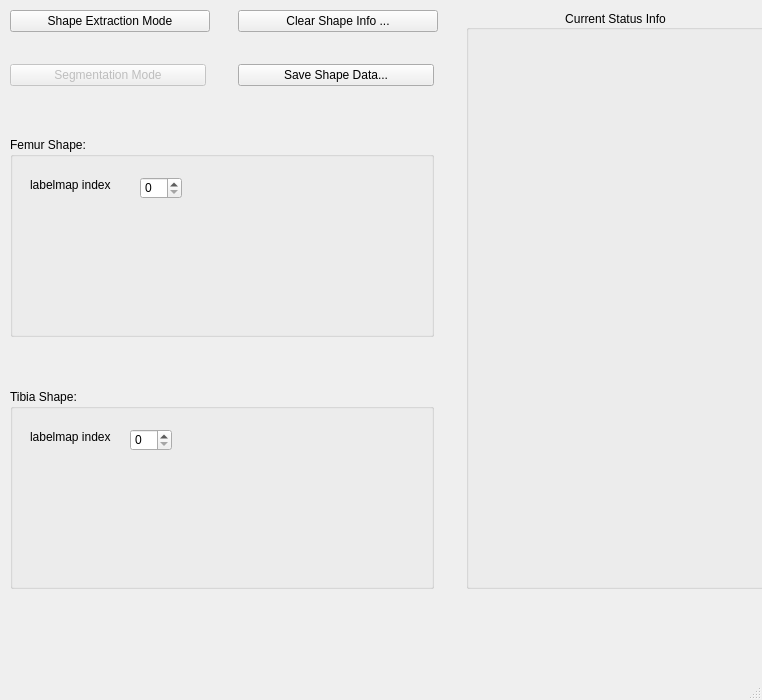
<?xml version="1.0" encoding="UTF-8"?>
<ui version="4.0">
 <class>MainWindow</class>
 <widget class="QMainWindow" name="MainWindow">
  <property name="geometry">
   <rect>
    <x>0</x>
    <y>0</y>
    <width>762</width>
    <height>700</height>
   </rect>
  </property>
  <property name="windowTitle">
   <string>MainWindow</string>
  </property>
  <widget class="QWidget" name="centralwidget">
   <widget class="QWidget" name="">
    <property name="geometry">
     <rect>
      <x>10</x>
      <y>10</y>
      <width>756</width>
      <height>579</height>
     </rect>
    </property>
    <layout class="QHBoxLayout" name="horizontalLayout_2">
     <property name="spacing">
      <number>32</number>
     </property>
     <item>
      <layout class="QVBoxLayout" name="verticalLayout_3">
       <item>
        <layout class="QHBoxLayout" name="horizontalLayout">
         <item>
          <layout class="QVBoxLayout" name="verticalLayout">
           <item>
            <widget class="QPushButton" name="pushButton">
             <property name="minimumSize">
              <size>
               <width>200</width>
               <height>0</height>
              </size>
             </property>
             <property name="text">
              <string>Shape Extraction Mode</string>
             </property>
            </widget>
           </item>
           <item>
            <widget class="QPushButton" name="pushButton_4">
             <property name="enabled">
              <bool>false</bool>
             </property>
             <property name="text">
              <string>Segmentation Mode</string>
             </property>
            </widget>
           </item>
          </layout>
         </item>
         <item>
          <spacer name="horizontalSpacer">
           <property name="orientation">
            <enum>Qt::Horizontal</enum>
           </property>
           <property name="sizeHint" stdset="0">
            <size>
             <width>40</width>
             <height>20</height>
            </size>
           </property>
          </spacer>
         </item>
         <item>
          <layout class="QVBoxLayout" name="verticalLayout_2">
           <item>
            <widget class="QPushButton" name="pushButton_3">
             <property name="minimumSize">
              <size>
               <width>200</width>
               <height>0</height>
              </size>
             </property>
             <property name="text">
              <string>Clear Shape Info ...</string>
             </property>
            </widget>
           </item>
           <item>
            <widget class="QPushButton" name="pushButton_2">
             <property name="text">
              <string>Save Shape Data...</string>
             </property>
            </widget>
           </item>
          </layout>
         </item>
        </layout>
       </item>
       <item>
        <spacer name="verticalSpacer">
         <property name="orientation">
          <enum>Qt::Vertical</enum>
         </property>
         <property name="sizeHint" stdset="0">
          <size>
           <width>20</width>
           <height>40</height>
          </size>
         </property>
        </spacer>
       </item>
       <item>
        <widget class="QGroupBox" name="groupBox">
         <property name="minimumSize">
          <size>
           <width>400</width>
           <height>200</height>
          </size>
         </property>
         <property name="title">
          <string>Femur Shape:</string>
         </property>
         <widget class="QSpinBox" name="spinBox">
          <property name="geometry">
           <rect>
            <x>130</x>
            <y>40</y>
            <width>42</width>
            <height>22</height>
           </rect>
          </property>
         </widget>
         <widget class="QLabel" name="label">
          <property name="geometry">
           <rect>
            <x>20</x>
            <y>40</y>
            <width>101</width>
            <height>16</height>
           </rect>
          </property>
          <property name="text">
           <string>labelmap index</string>
          </property>
         </widget>
        </widget>
       </item>
       <item>
        <spacer name="verticalSpacer_2">
         <property name="orientation">
          <enum>Qt::Vertical</enum>
         </property>
         <property name="sizeHint" stdset="0">
          <size>
           <width>20</width>
           <height>40</height>
          </size>
         </property>
        </spacer>
       </item>
       <item>
        <widget class="QGroupBox" name="groupBox_2">
         <property name="minimumSize">
          <size>
           <width>400</width>
           <height>200</height>
          </size>
         </property>
         <property name="title">
          <string>Tibia Shape:</string>
         </property>
         <widget class="QSpinBox" name="spinBox_2">
          <property name="geometry">
           <rect>
            <x>120</x>
            <y>40</y>
            <width>42</width>
            <height>22</height>
           </rect>
          </property>
         </widget>
         <widget class="QLabel" name="label_2">
          <property name="geometry">
           <rect>
            <x>20</x>
            <y>40</y>
            <width>91</width>
            <height>16</height>
           </rect>
          </property>
          <property name="text">
           <string>labelmap index</string>
          </property>
         </widget>
        </widget>
       </item>
      </layout>
     </item>
     <item>
      <widget class="QGroupBox" name="groupBox_3">
       <property name="minimumSize">
        <size>
         <width>300</width>
         <height>0</height>
        </size>
       </property>
       <property name="title">
        <string>Current Status Info</string>
       </property>
       <property name="alignment">
        <set>Qt::AlignCenter</set>
       </property>
      </widget>
     </item>
    </layout>
   </widget>
   <zorder>pushButton</zorder>
   <zorder>pushButton_2</zorder>
   <zorder>pushButton_3</zorder>
   <zorder>pushButton_4</zorder>
   <zorder>groupBox</zorder>
   <zorder>groupBox_2</zorder>
   <zorder>groupBox_3</zorder>
   <zorder>verticalSpacer</zorder>
   <zorder>verticalSpacer_2</zorder>
   <zorder>groupBox_3</zorder>
  </widget>
  <widget class="QMenuBar" name="menubar">
   <property name="geometry">
    <rect>
     <x>0</x>
     <y>0</y>
     <width>762</width>
     <height>26</height>
    </rect>
   </property>
  </widget>
  <widget class="QStatusBar" name="statusbar"/>
 </widget>
 <resources/>
 <connections/>
</ui>
